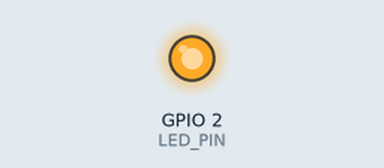
Simulated run of this sketch. Board: ESP32. Parts: output pins drawn as LEDs (lit = HIGH).

Above: at 0.16 s.
At 39.7 s:
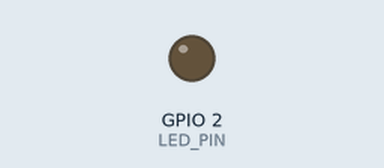
Timing chart, 0 to 40.3 s (numbered marks = the images above):
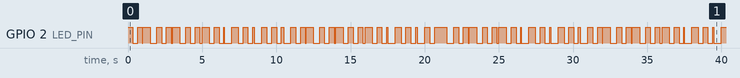

The sketch:

LED_Blink.ino
```cpp
#if CONFIG_FREERTOS_UNICORE
static const BaseType_t app_cpu = 0;
#else
static const BaseType_t app_cpu = 1;
#endif

const int LED_PIN=2;

void task1(void *parameters)
{
  while(1)
  {
   digitalWrite(LED_PIN,HIGH);
   vTaskDelay(500 / portTICK_PERIOD_MS);
   digitalWrite(LED_PIN,LOW);
   vTaskDelay(500 / portTICK_PERIOD_MS);
  }
}

void task2(void *parameters)
{
  while(1)
  {
   digitalWrite(LED_PIN,HIGH);
   vTaskDelay(323 / portTICK_PERIOD_MS);
   digitalWrite(LED_PIN,LOW);
   vTaskDelay(323 / portTICK_PERIOD_MS);
  }
}


void setup() {
  // put your setup code here, to run once:

  pinMode(LED_PIN,OUTPUT);
  xTaskCreatePinnedToCore(
    task1,
    "Task1",
    1000,
    NULL,
    1,
    NULL,
    app_cpu );
  xTaskCreatePinnedToCore(
    task2,
    "Task2",
    1000,
    NULL,
    1,
    NULL,
    app_cpu );

}

void loop() {
  // put your main code here, to run repeatedly:

}
```

Measured:
- by itself, GPIO 2 (LED_PIN): moves between LOW and HIGH, repeating every 31.0 s
- by itself, everything shown: repeats every 11.0 s, in 34 steps
